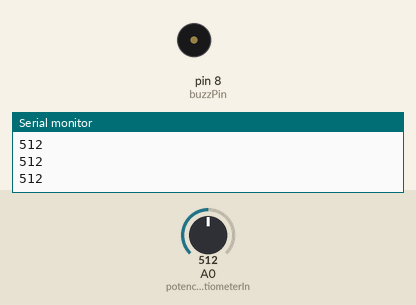
Recording of a sketch running on a simulated Arduino Uno, built with avr-gcc and run on an emulated ATmega328P. Parts: buzzer (waves = sounding, pin HIGH), the last lines printed to the serial monitor. The test bench sets the inputs (shaded band); at power-on: A0 (potenciotiometerIn) = 512.

Above: at 1.2 s.
1.3 s: A0 (potenciotiometerIn) set to 984
2.8 s: A0 (potenciotiometerIn) set to 1015
At 3.7 s:
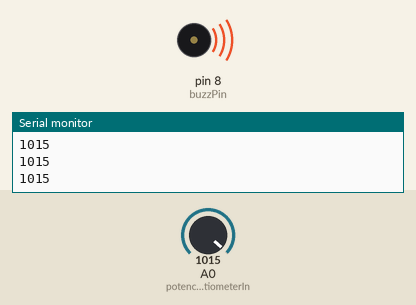
4.3 s: A0 (potenciotiometerIn) set to 990
At 4.8 s:
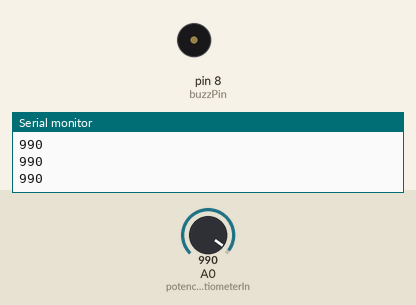
5.8 s: A0 (potenciotiometerIn) set to 1010
At 7.2 s:
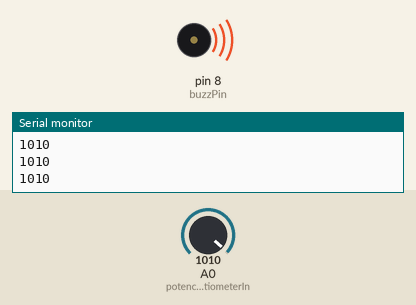
Timing chart, 0 to 8.3 s (numbered marks = the images above; inputs shaded):
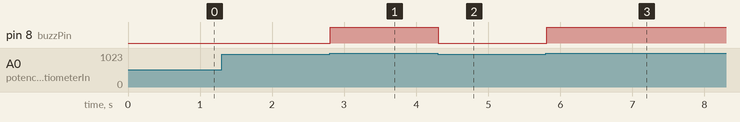

Measured:
- the behaviour switches between 1000 and 1001 on A0 (potenciotiometerIn) (found by bisection; images 0 and 1)
- after the input at 2.8 s, pin 8 (buzzPin): LOW → HIGH at once
- after the input at 4.3 s, pin 8 (buzzPin): HIGH → LOW at once
- after the input at 5.8 s, pin 8 (buzzPin): LOW → HIGH at once

The sketch:

buzzer-activo_1000_reto_class23.ino
```cpp
int buzzPin = 8;
int potenciotiometerIn = A0;
int potentiometerValue;
void setup() {
  Serial.begin(9600);
  pinMode(buzzPin,OUTPUT);
}

void loop() {
  potentiometerValue = analogRead(potenciotiometerIn);
  Serial.println(potentiometerValue);
  while (potentiometerValue > 1000) { //usamos un while aunque seria mas eficiente usar un if
    digitalWrite(buzzPin, HIGH);
    potentiometerValue = analogRead(potenciotiometerIn);
    Serial.println(potentiometerValue);
  }
    digitalWrite(buzzPin, LOW);

}
```
